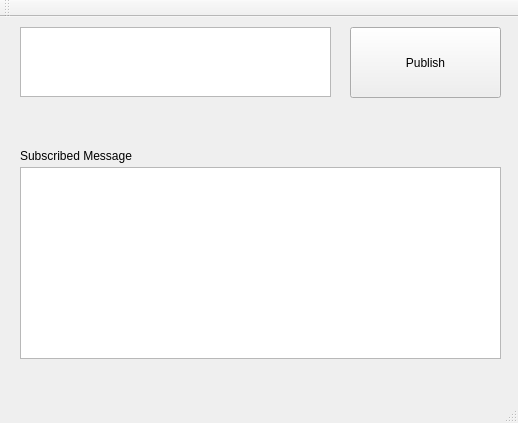
<?xml version="1.0" encoding="UTF-8"?>
<ui version="4.0">
 <class>MainWindow</class>
 <widget class="QMainWindow" name="MainWindow">
  <property name="geometry">
   <rect>
    <x>0</x>
    <y>0</y>
    <width>518</width>
    <height>423</height>
   </rect>
  </property>
  <property name="windowTitle">
   <string>MainWindow</string>
  </property>
  <widget class="QWidget" name="centralWidget">
   <widget class="QTextEdit" name="pubText">
    <property name="geometry">
     <rect>
      <x>20</x>
      <y>10</y>
      <width>311</width>
      <height>70</height>
     </rect>
    </property>
   </widget>
   <widget class="QPushButton" name="publishButton">
    <property name="geometry">
     <rect>
      <x>350</x>
      <y>10</y>
      <width>151</width>
      <height>71</height>
     </rect>
    </property>
    <property name="text">
     <string>Publish</string>
    </property>
   </widget>
   <widget class="QTextBrowser" name="subText">
    <property name="geometry">
     <rect>
      <x>20</x>
      <y>150</y>
      <width>481</width>
      <height>192</height>
     </rect>
    </property>
   </widget>
   <widget class="QLabel" name="label">
    <property name="geometry">
     <rect>
      <x>20</x>
      <y>130</y>
      <width>151</width>
      <height>17</height>
     </rect>
    </property>
    <property name="text">
     <string>Subscribed Message</string>
    </property>
   </widget>
  </widget>
  <widget class="QMenuBar" name="menuBar">
   <property name="geometry">
    <rect>
     <x>0</x>
     <y>0</y>
     <width>518</width>
     <height>22</height>
    </rect>
   </property>
  </widget>
  <widget class="QToolBar" name="mainToolBar">
   <attribute name="toolBarArea">
    <enum>TopToolBarArea</enum>
   </attribute>
   <attribute name="toolBarBreak">
    <bool>false</bool>
   </attribute>
  </widget>
  <widget class="QStatusBar" name="statusBar"/>
 </widget>
 <layoutdefault spacing="6" margin="11"/>
 <resources/>
 <connections/>
</ui>
